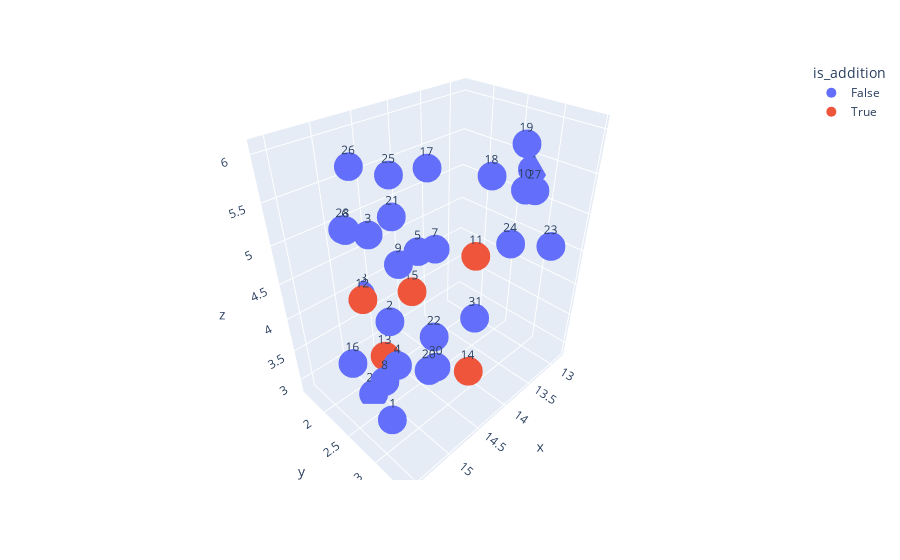

Here is the notebook cell this chart was saved with:
### Code cell
import plotly.express as px

fig = px.scatter_3d(tf_idf_reduced, y="y", x="x", z="z", text="chapter", color="is_addition")
fig.update_traces(marker_size=10)
fig.show()

### Figure 1 — Plotly figure (JSON) as saved in the notebook; plotly's stock layout.template omitted (floating-point values rounded to 4 significant figures)
{"data": [{"hovertemplate": "is_addition=False<br>x=%{x}<br>y=%{y}<br>z=%{z}<br>chapter=%{text}<extra></extra>", "legendgroup": "False", "marker": {"color": "#636efa", "size": 10, "symbol": "circle"}, "mode": "markers+text", "name": "False", "scene": "scene", "showlegend": true, "text": ["1", "2", "3", "4", "5", "6", "7", "8", "9", "10", "16", "17", "18", "19", "20", "21", "22", "23", "24", "25", "26", "27", "28", "29", "30", "31", "32", "33"], "type": "scatter3d", "x": [15.22, 15.33, 14.64, 14.97, 14.1, 15.14, 14.22, 15.48, 14.82, 13.19, 15.27, 14.64, 13.53, 13.1, 14.95, 14.21, 14.12, 13.4, 13.45, 15.11, 15.23, 13.59, 15.58, 15.1, 14.4, 13.99, 12.82, 14.68], "y": [2.772, 3.01, 1.826, 2.625, 2.072, 2.139, 2.493, 3.049, 2.56, 2.907, 2.157, 2.824, 2.69, 2.806, 3.132, 1.741, 2.369, 3.466, 2.963, 2.853, 2.455, 3.295, 2.789, 2.272, 2.676, 2.931, 2.722, 1.598], "z": [2.919, 4.669, 4.819, 3.541, 4.457, 5.219, 4.74, 3.996, 4.855, 5.253, 3.45, 5.951, 5.469, 5.75, 3.816, 4.852, 3.267, 4.847, 4.674, 6.045, 6.033, 5.521, 5.689, 2.871, 3.129, 3.851, 5.329, 3.853]}, {"hovertemplate": "is_addition=True<br>x=%{x}<br>y=%{y}<br>z=%{z}<br>chapter=%{text}<extra></extra>", "legendgroup": "True", "marker": {"color": "#EF553B", "size": 10, "symbol": "circle"}, "mode": "markers+text", "name": "True", "scene": "scene", "showlegend": true, "text": ["11", "12", "13", "14", "15"], "type": "scatter3d", "x": [13.49, 15.54, 14.69, 14.36, 14.15], "y": [2.483, 2.914, 2.022, 3.18, 1.994], "z": [4.297, 4.999, 3.069, 3.401, 3.828]}], "layout": {"legend": {"title": {"text": "is_addition"}, "tracegroupgap": 0}, "margin": {"t": 60}, "scene": {"domain": {"x": [0, 1], "y": [0, 1]}, "xaxis": {"title": {"text": "x"}}, "yaxis": {"title": {"text": "y"}}, "zaxis": {"title": {"text": "z"}}}}}
